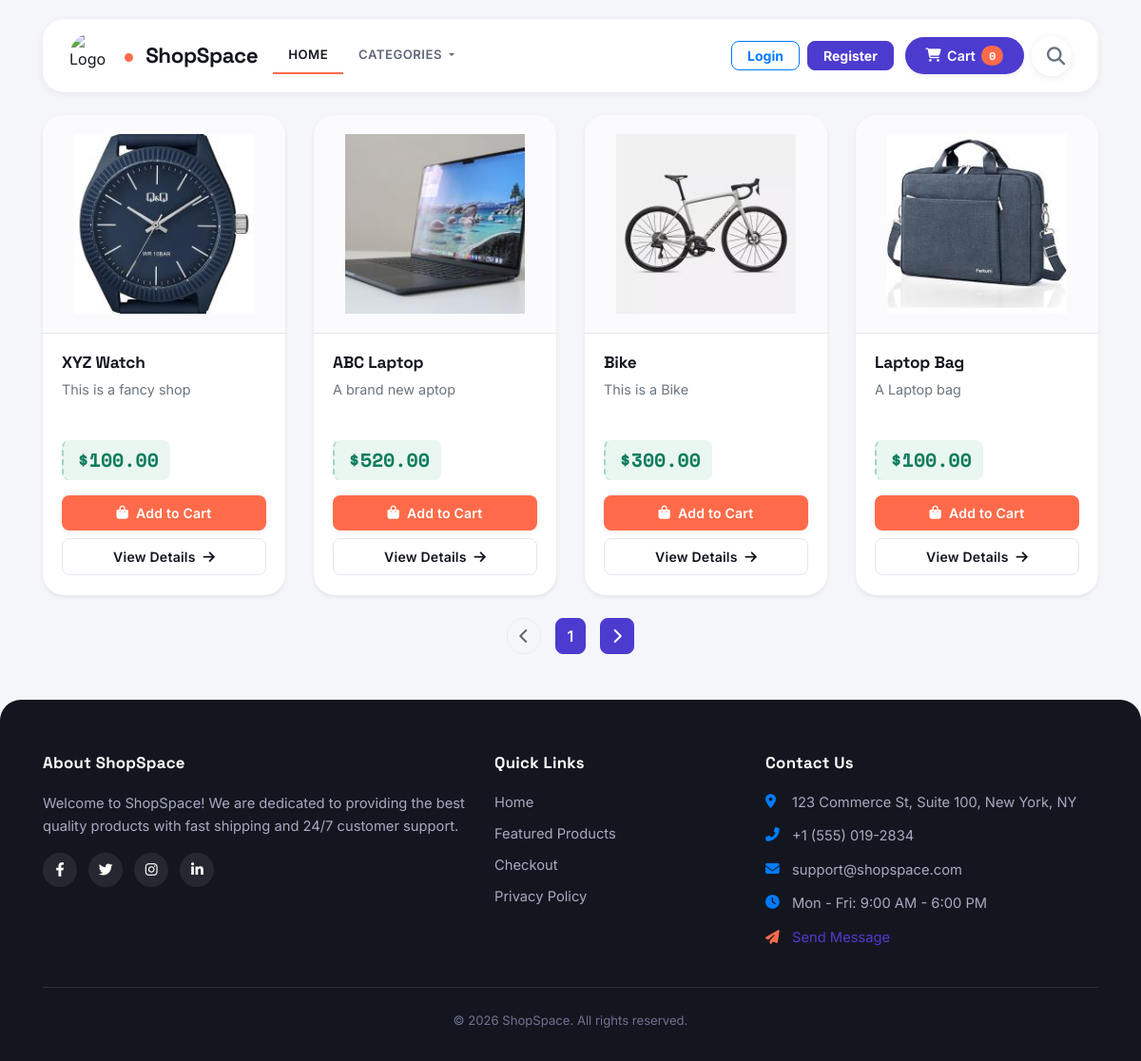
The page / on the database its author committed.
### shop/models.py (models this page shows, shortened)
class MyProduct(models.Model):
    title = models.CharField(max_length=200)
    price = models.FloatField()
    dis_price = models.FloatField()
    category = models.CharField(max_length=200)
    description = models.TextField()
    image = models.ImageField(upload_to='products/', default="default.png")

### shop/views.py (the view)
# urls.py: path("", views.index, name="index"),
def index(request):
    products_obj = MyProduct.objects.all()
    item_name = request.GET.get("item_name")
    if item_name != "" and item_name is not None:
        products_obj = products_obj.filter(title__icontains=item_name)
    paginator = Paginator(products_obj, 4) # Shows 4 products per page.
    page_number = request.GET.get("page")
    products_obj = paginator.get_page(page_number)
    return render(request, "shop/index.html", {"products_obj":products_obj})

### shop/templates/shop/index.html (shortened to what this page needs)
{% extends "shop/base.html" %}
{% block content %}
<div class="row">
    {% for product in products_obj %}
    <div class="col-md-3">
        <div class="card h-100 shadow-sm border-0">
            <a href="{% url 'shop:product_detail' product.id %}">
                <img src="{{ product.image.url }}" class="card-img-top" alt="{{ product.title }}">
            </a>
            <div class="card-body d-flex flex-column">
                <div id="nm{{ product.id }}" class="card-title">{{ product.title }}</div>
                <p class="card-text text-muted flex-grow-1">{{ product.description }}</p>
                <div class="product-price mb-3">${{ product.price|floatformat:2 }}</div>
                <div class="product-actions d-flex flex-column gap-2 mt-auto">
                    <button id="{{ product.id }}"
                        data-name="{{ product.title }}"
                        data-price="{{ product.price }}"
                        class="btn btn-add-cart atc w-100 py-2 d-flex align-items-center justify-content-center">
                        <i class="fas fa-shopping-bag mr-2"></i> Add to Cart
                    </button>
                    <a href="{% url 'shop:product_detail' product.id %}" class="btn btn-view-details w-100 py-2 text-center">
                        View Details <i class="fas fa-arrow-right ml-1"></i>
                    </a>
                </div>
            </div>
        </div>
    </div>
    {% endfor %}
</div>
        <ul class="pagination justify-content-center my-4">
            {% if products_obj.has_previous %}
                <li class="page-item">
                    <a class="page-item btn btn-primary mx-1" href="?page={{ products_obj.previous_page_number }}{% if request.GET.item_name %}&item_name={{ request.GET.item_name }}{% endif %}" aria-label="Previous">
                        <i class="fas fa-chevron-left"></i>
                    </a>
                </li>
            {% else %}
                <li class="page-item disabled">
                    <span class="page-item btn btn-outline-secondary mx-1 disabled">
                        <i class="fas fa-chevron-left"></i>
                    </span>
                </li>
            {% endif %}
            <li class="page-item active">
                <span class="page-item btn btn-primary mx-1">
                    {{ products_obj.number }}
                </span>
            </li>
            {% if products_obj.has_next %}
                <li class="page-item">
                    <a class="page-item btn btn-primary mx-1" href="?page={{ products_obj.next_page_number }}{% if request.GET.item_name %}&item_name={{ request.GET.item_name }}{% endif %}" aria-label="Next">
                        <i class="fas fa-chevron-right"></i>
                    </a>
                </li>
            {% else %}
                <li class="page-item disabled">
                    <span class="page-item btn btn-outline-secondary mx-1 disabled">
                        <i class="fas fa-chevron-right"></i>
                    </span>
                </li>
            {% endif %}
        </ul>
    </div>
{% endblock %}

### shop/templates/shop/base.html (shortened to what this page needs)
{% load static %}
<!DOCTYPE html>
<html lang="en">
<head>
    <link rel="stylesheet" href="https://cdn.jsdelivr.net/npm/bootstrap@4.6.2/dist/css/bootstrap.min.css">
    <link rel="stylesheet" href="{% static 'shop/index.css' %}">
    <link rel="stylesheet" href="https://cdnjs.cloudflare.com/ajax/libs/font-awesome/6.4.0/css/all.min.css">
</head>
<body>
    <div class="container">
        <div class="row">
            <div class="col-md-12">
                <nav class="navbar navbar-expand-lg navbar-light custom-navbar mb-4">
                    <img src="{% static 'shop/images/logo.jpg.jpg' %}" alt="Logo" class="logo mr-2 rounded-circle" style="width: 50px; height: 50px; object-fit: cover;">
                    <a class="navbar-brand text-primary font-weight-bold" href="{% url 'shop:index' %}">
                        ShopSpace
                    </a>
                    <div class="collapse navbar-collapse" id="navbarSupportedContent">
                        <ul class="navbar-nav mr-auto">
                            <li class="nav-item active">
                                <a class="nav-link px-3" href="{% url 'shop:index' %}">Home</a>
                            </li>
                            <li class="nav-item dropdown">
                                <a class="nav-link dropdown-toggle px-3" href="#" id="navbarDropdown" role="button" data-toggle="dropdown" aria-haspopup="true" aria-expanded="false">
                                    Categories
                                </a>
                            </li>
                        </ul>
                        <div class="d-flex align-items-center flex-wrap gap-2">
                            <ul class="navbar-nav align-items-center mr-2">
                                {% if user.is_authenticated %}
                                    <li class="nav-item d-flex align-items-center">
                                        <a class="nav-link text-dark p-0 mr-1" href="{% url 'useraccounts:profile' %}" title="View Profile">
                                            <i class="fas fa-user"></i>
                                        </a>
                                        <span class="navbar-text text-dark font-weight-bold ml-1 mr-2 small">
                                            Hello, {{ user.username }}
                                        </span>
                                    </li>
                                    <li class="nav-item">
                                        <a class="btn btn-outline-danger btn-sm mx-1" href="{% url 'useraccounts:logout' %}">Logout</a>
                                    </li>
                                {% else %}
                                    <li class="nav-item">
                                        <a class="btn btn-outline-primary btn-sm mx-1 px-3 font-weight-bold" href="{% url 'useraccounts:login' %}">Login</a>
                                    </li>
                                    <li class="nav-item">
                                        <a class="btn btn-primary btn-sm mx-1 px-3 font-weight-bold" href="{% url 'useraccounts:register' %}">Register</a>
                                    </li>
                                {% endif %}
                            </ul>
                            <div class="mr-2">
                                <button id="cart" data-html="true" type="button" class="btn btn-primary cart-btn shadow-sm" data-container="body" data-toggle="popover" data-placement="bottom" data-content="Your cart is empty">
                                </button>
                            </div>
                            <div>
                                <form action="{% url 'shop:index' %}" method="GET" class="mb-0">
                                    <div class="search-bar-container active">
                                        <i class="fas fa-search magnifier text-secondary"></i>
                                    </div>
                                </form>
                            </div>
                        </div>
                    </div>
                </nav>
            </div>
        </div>
        {% block content %}
        {% endblock %}
    <footer class="site-footer mt-5">
        <div class="container">
            <div class="row">
                <div class="col-lg-5 col-md-6 mb-4 mb-lg-0">
                    <h5 class="footer-heading">About ShopSpace</h5>
                    <p class="footer-text">
                        Welcome to ShopSpace! We are dedicated to providing the best quality products with fast shipping and 24/7 customer support.
                    </p>
                    <div class="social-icons mt-3">
                        <a href="#" class="social-link"><i class="fab fa-facebook-f"></i></a>
                        <a href="#" class="social-link"><i class="fab fa-twitter"></i></a>
                        <a href="#" class="social-link"><i class="fab fa-instagram"></i></a>
                        <a href="#" class="social-link"><i class="fab fa-linkedin-in"></i></a>
                    </div>
                </div>
                <div class="col-lg-3 col-md-6 mb-4 mb-lg-0">
                    <h5 class="footer-heading">Quick Links</h5>
                    <ul class="list-unstyled footer-links">
                        <li><a href="{% url 'shop:index' %}">Home</a></li>
                        <li><a href="#">Featured Products</a></li>
                        <li><a href="{% url 'shop:checkout' %}">Checkout</a></li>
                        <li><a href="#">Privacy Policy</a></li>
                    </ul>
                </div>
                <div class="col-lg-4 col-md-12">
                    <h5 class="footer-heading">Contact Us</h5>
                    <ul class="list-unstyled footer-contact">
                        <li><i class="fas fa-map-marker-alt mr-2 text-primary"></i>123 Commerce St, Suite 100, New York, NY</li>
                        <li><i class="fas fa-phone-alt mr-2 text-primary"></i>+1 (555) 019-2834</li>
                        <li><i class="fas fa-envelope mr-2 text-primary"></i>support@shopspace.com</li>
                        <li><i class="fas fa-clock mr-2 text-primary"></i>Mon - Fri: 9:00 AM - 6:00 PM</li>
                        <li><a href="{% url 'shop:contactus' %}"><i class="fas fa-paper-plane mr-2"></i>Send Message</a></li>
                    </ul>
                </div>
            </div>
            <hr class="footer-divider my-4">
            <div class="row align-items-center">
                <div class="col-md-12 text-center">
                    <p class="copyright-text mb-0">&copy; 2026 ShopSpace. All rights reserved.</p>
                </div>
            </div>
        </div>
    </footer>
</body>
</html>

### rows shown on the page
MyProduct: image (picture), title "XYZ Watch", description "This is a fancy shop", price "100.00"
MyProduct: image (picture), title "ABC Laptop", description "A brand new aptop", price "520.00"
MyProduct: image (picture), title "Bike", description "This is a Bike", price "300.00"
MyProduct: image (picture), title "Laptop Bag", description "A Laptop bag", price "100.00"

### other values the page prints
{{ products_obj.number }} "1"
